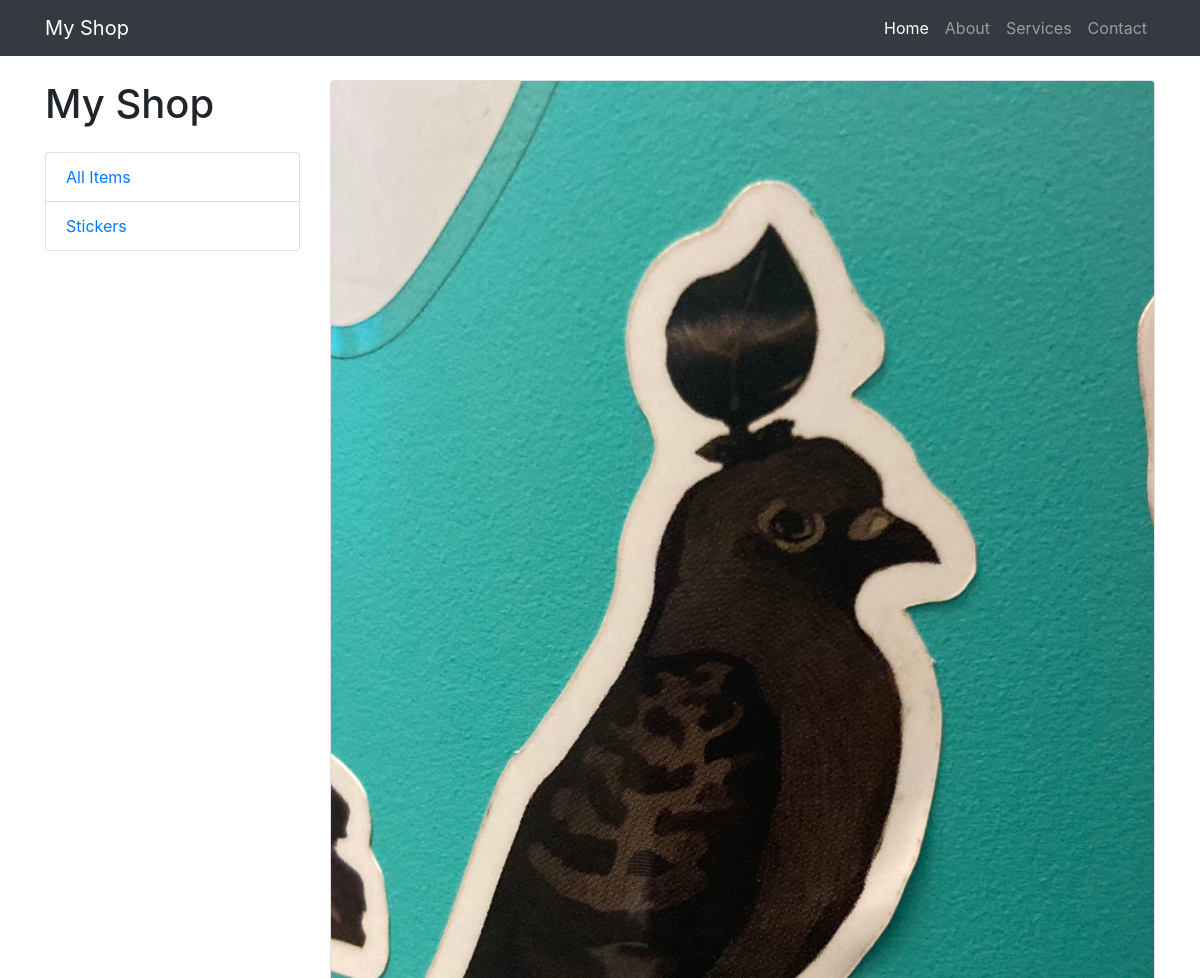
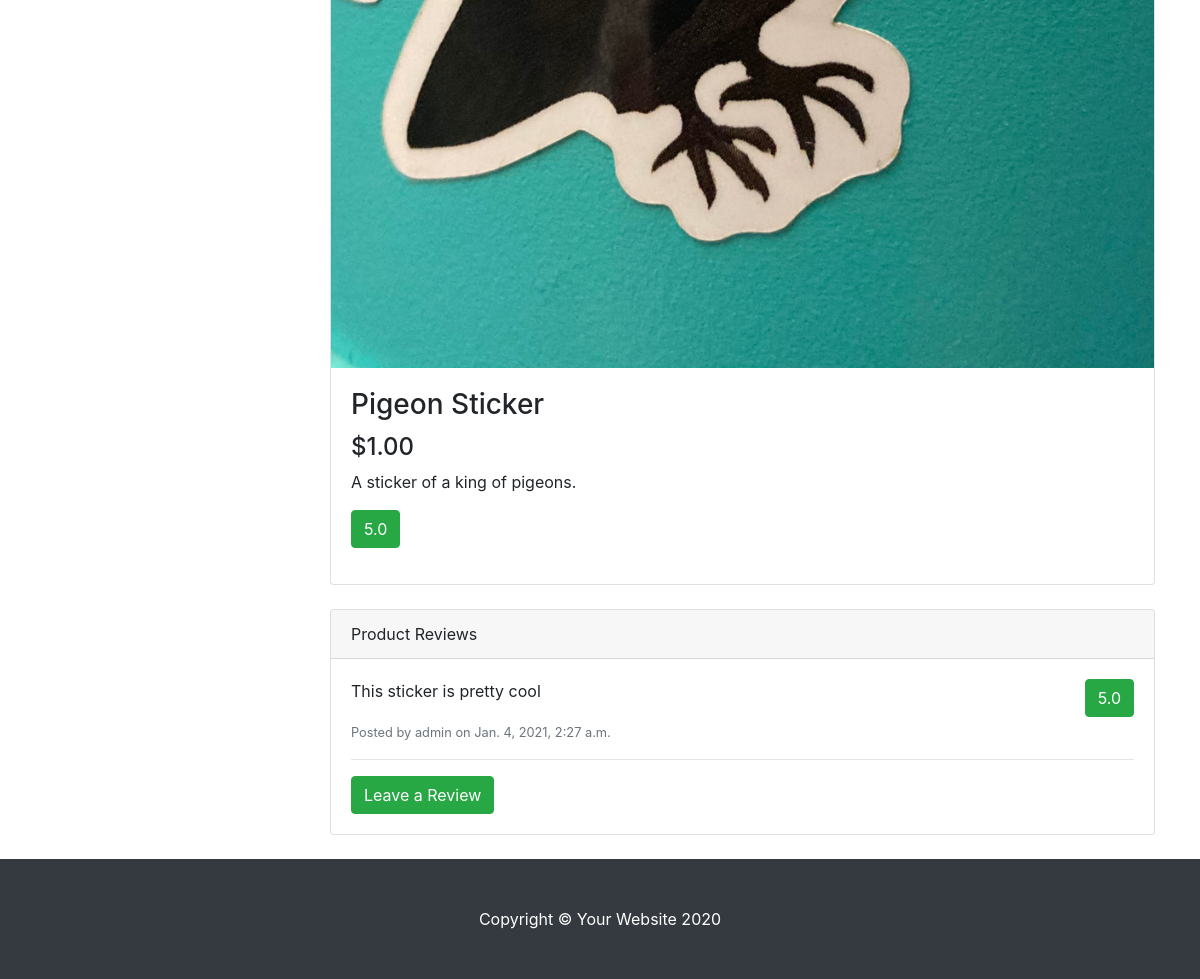
Page /pigeon-sticker/review on the committed database (2 pictures, top to bottom).
### HomePage/models.py (models this page shows)
class Item(models.Model):
    title = models.CharField(unique=True, max_length=100)
    slug = models.SlugField(unique=True, max_length=200)
    price = models.FloatField()
    category = models.CharField(choices=CATEGORY_CHOICES, default='O', max_length=2)
    image = models.ImageField(default="static/img/defaultsticker.png", upload_to='static/img', height_field=None, width_field=None, max_length=None)
    description = models.TextField(default=None, null=True, blank=True)
    def __str__(self):
        return self.title
    def getPrice(self):
        priceWith2Decimals = '{:0.2f}'.format(self.price)
        return priceWith2Decimals
    def getRating(self):
        reviews = Review.objects.filter(item=self)
        sum = 0
        for review in reviews:
            sum += review.rating
        avg = sum / len(reviews)
        return round(avg, 2)

class Review(models.Model):
    item = models.ForeignKey(Item, on_delete=models.CASCADE)
    user = models.ForeignKey(settings.AUTH_USER_MODEL, on_delete=models.CASCADE)
    rating = models.FloatField()
    review = models.TextField()
    created_on = models.DateTimeField(auto_now_add=True)

### HomePage/views.py (the view)
# urls.py: path('<str:itemslug>/review', views.ReviewPage, name='ReviewPage'),
def ReviewPage(request, itemslug):
    context = {
        'item': Item.objects.filter(slug=itemslug)[0],
        'reviews': Review.objects.filter(item__slug=itemslug)
    }
    return render(request, 'ReviewPage.html', context)

### templates/ReviewPage.html
{% extends 'Shopping.html' %}
{% block Shopblock %}
    <div class="card mt-4">
        <img class="card-img-top img-fluid" src="{{ item.image.url }}" alt="">
        <div class="card-body">
        <h3 class="card-title">{{ item }}</h3>
        <h4>${{ item.getPrice }}</h4>
        <p class="card-text"> {{ item.description }}</p>
        <p class = "btn {% if item.getRating > 3.5 %} btn-success {% else %} btn-warning {% endif %}" >{{ item.getRating }} </p>
        </div>
    </div>
    <div class="card card-outline-secondary my-4">
        <div class="card-header">
        Product Reviews
        </div>
        <div class="card-body">
        {% for review in reviews %}
        <p class = "btn {% if review.rating > 3.5 %} btn-success {% else %} btn-warning {% endif %} float-right" >{{ review.rating }} </p>
        <p>{{ review.review }} </p>
        <small class="text-muted">Posted by {{ review.user.username }} on {{ review.created_on }} </small>
        <hr>
        {% endfor %}
        <a href="#" class="btn btn-success">Leave a Review</a>
        </div>
    </div>
{% endblock %}

### static/css/shop-homepage.css (style rules this page uses)
body { padding-top: 56px; }

### rows in the picture
Item: image (picture), title "Pigeon Sticker", getPrice "1.00", description "A sticker of a king of pigeons.", getRating "5.0"
Review: rating "5.0", review "This sticker is pretty cool", user.username "admin", created_on "Jan. 4, 2021, 2:27 a.m."
